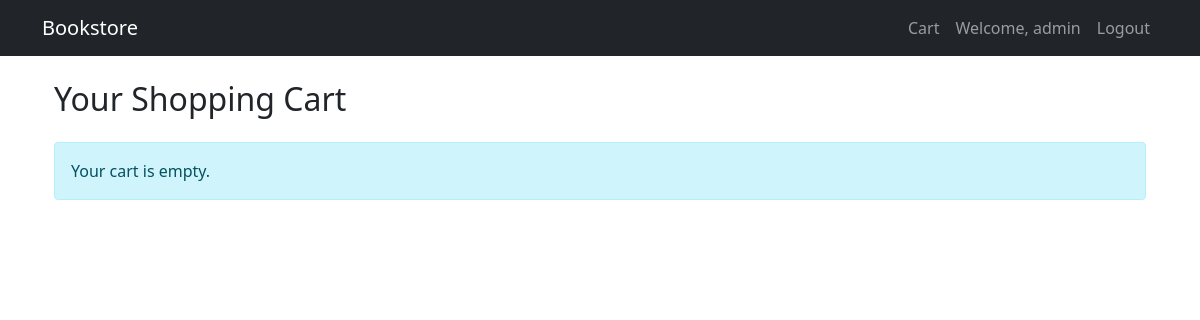
Page /cart/ (signed in) on the earlier database version.
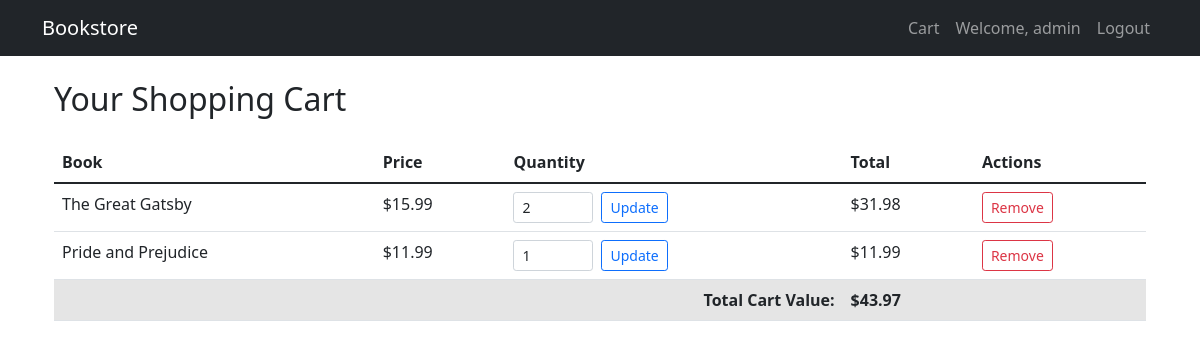
Same page on the later database version.
### cart/models.py (models this page shows, shortened)
class Cart(models.Model):
    customer = models.ForeignKey(Customer, on_delete=models.CASCADE)
    book = models.ForeignKey(Book, on_delete=models.CASCADE)
    quantity = models.IntegerField(default=1)
    created_at = models.DateTimeField(auto_now_add=True)
    def get_total(self):
        return self.quantity * self.book.price

### book/models.py (models this page shows, shortened)
class Book(models.Model):
    title = models.CharField(max_length=200)
    author = models.CharField(max_length=100)
    description = models.TextField()
    price = models.DecimalField(max_digits=10, decimal_places=2)
    image_url = models.URLField(max_length=10000, null=True, blank=True)

### cart/views.py (the view)
# urls.py: path('', views.view_cart, name='view_cart'),
@login_required
def view_cart(request):
    cart_items = Cart.objects.filter(customer=request.user)
    cart_total = sum(item.get_total() for item in cart_items)
    return render(request, 'cart/cart.html', {
        'cart_items': cart_items,
        'cart_total': cart_total
    })

### cart/templates/cart/cart.html (shortened to what this page needs)
{% extends 'book/base.html' %}
{% block content %}
<div class="container mt-4">
    <h2 class="mb-4">Your Shopping Cart</h2>
    {% if cart_items %}
        <div class="table-responsive">
            <table class="table table-hover">
                <thead class="thead-light">
                    <tr>
                        <th scope="col">Book</th>
                        <th scope="col">Price</th>
                        <th scope="col">Quantity</th>
                        <th scope="col">Total</th>
                        <th scope="col">Actions</th>
                    </tr>
                </thead>
                <tbody>
                    {% for item in cart_items %}
                    <tr>
                        <td>{{ item.book.title }}</td>
                        <td>${{ item.book.price }}</td>
                        <td>
                            <form method="post" action="{% url 'cart:update_quantity' item.id %}" class="d-flex align-items-center">
                                <input type="number" name="quantity" value="{{ item.quantity }}"
                                       min="1" class="form-control form-control-sm" style="width: 80px">
                                <button type="submit" class="btn btn-sm btn-outline-primary ms-2">Update</button>
                            </form>
                        </td>
                        <td>${{ item.get_total }}</td>
                        <td>
                            <form method="post" action="{% url 'cart:remove_from_cart' item.id %}"
                                  onsubmit="return confirm('Are you sure you want to remove this item?');">
                                <button type="submit" class="btn btn-sm btn-outline-danger">Remove</button>
                            </form>
                        </td>
                    </tr>
                    {% endfor %}
                    <tr class="table-active">
                        <td colspan="3" class="text-end"><strong>Total Cart Value:</strong></td>
                        <td><strong>${{ cart_total }}</strong></td>
                        <td></td>
                    </tr>
                </tbody>
            </table>
        </div>
    {% else %}
        <div class="alert alert-info" role="alert">
            Your cart is empty.
        </div>
    {% endif %}
</div>
{% endblock %}

Differences in the rows shown:
added Cart: book "The Great Gatsby", book.price "15.99", quantity "2", get_total "31.98"
added Cart: book "Pride and Prejudice", book.price "11.99", quantity "1", get_total "11.99"
Other differences:
{{ cart_total }}: (not shown) → "43.97"
text no longer shown: "Your cart is empty."
text now shown: "Book Price Quantity Total Actions Total Cart Value: $"
